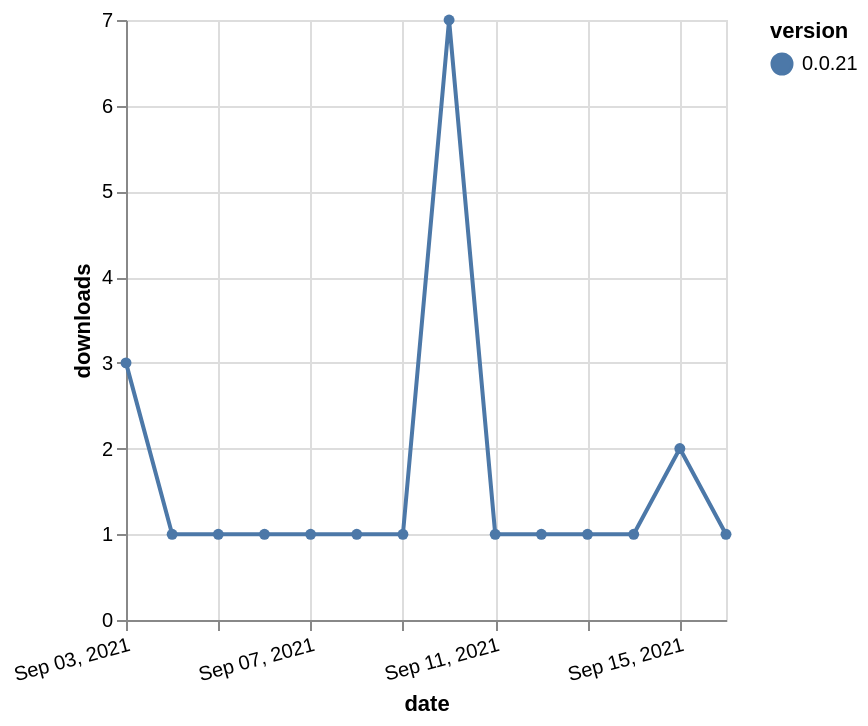

The Vega-Lite source for this figure:
### Vega-Lite specification from a JSON file in a GitHub repository (floating-point values rounded to 4 significant figures)
{"$schema": "https://vega.github.io/schema/vega-lite/v5.json", "description": "A simple bar chart with embedded data.", "data": {"values": [{"date": "2021-09-03", "total": 207, "delta": 3, "version": "0.0.21"}, {"date": "2021-09-04", "total": 208, "delta": 1, "version": "0.0.21"}, {"date": "2021-09-05", "total": 209, "delta": 1, "version": "0.0.21"}, {"date": "2021-09-06", "total": 210, "delta": 1, "version": "0.0.21"}, {"date": "2021-09-07", "total": 211, "delta": 1, "version": "0.0.21"}, {"date": "2021-09-08", "total": 212, "delta": 1, "version": "0.0.21"}, {"date": "2021-09-09", "total": 213, "delta": 1, "version": "0.0.21"}, {"date": "2021-09-10", "total": 220, "delta": 7, "version": "0.0.21"}, {"date": "2021-09-11", "total": 221, "delta": 1, "version": "0.0.21"}, {"date": "2021-09-12", "total": 222, "delta": 1, "version": "0.0.21"}, {"date": "2021-09-13", "total": 223, "delta": 1, "version": "0.0.21"}, {"date": "2021-09-14", "total": 224, "delta": 1, "version": "0.0.21"}, {"date": "2021-09-15", "total": 226, "delta": 2, "version": "0.0.21"}, {"date": "2021-09-16", "total": 227, "delta": 1, "version": "0.0.21"}]}, "width": "container", "mark": {"type": "line", "point": {"filled": true}}, "encoding": {"x": {"field": "date", "type": "temporal", "timeUnit": "yearmonthdate", "title": "date", "axis": {"labelAngle": -15}}, "y": {"field": "delta", "type": "quantitative", "title": "downloads"}, "color": {"field": "version", "type": "nominal"}, "tooltip": {"field": "delta"}}}
